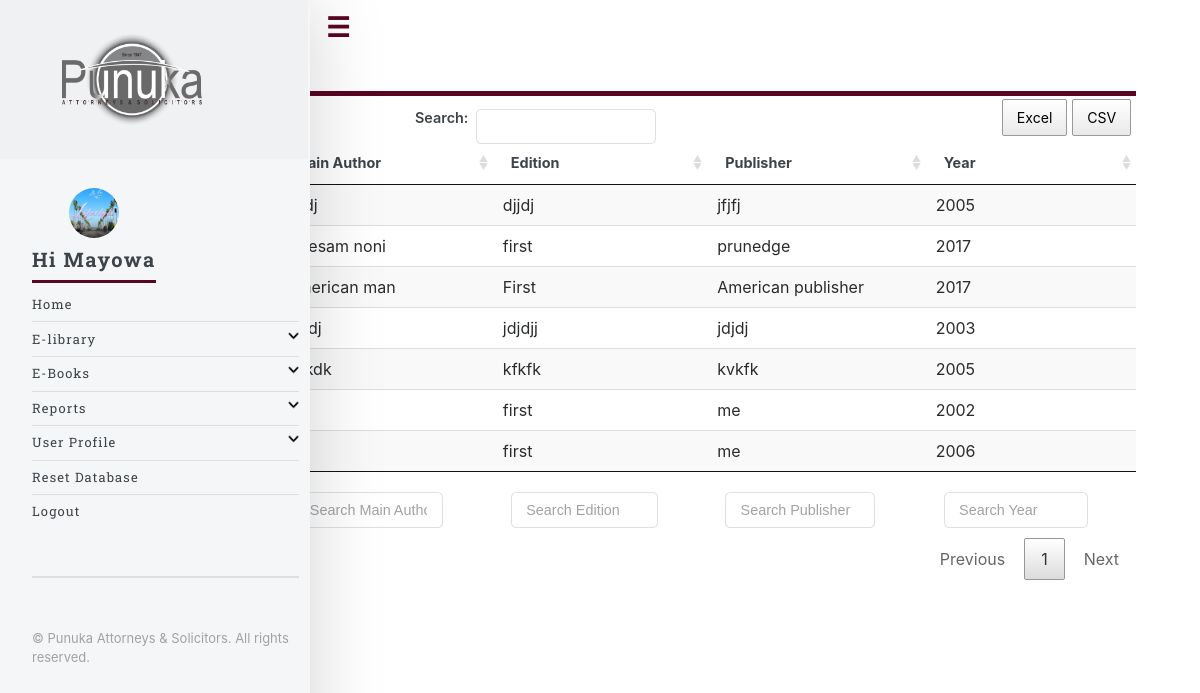
Page /admin/elib/fsearch.php (signed in) on the committed database.
### tables this page shows
CREATE TABLE `files` (
  `id` int(11) NOT NULL,
  `title` varchar(99) NOT NULL,
  `author` varchar(99) NOT NULL,
  `edition` varchar(50) NOT NULL,
  `location` varchar(50) NOT NULL,
  `subject` varchar(90) NOT NULL,
  `publisher` varchar(99) NOT NULL,
  `year` varchar(11) NOT NULL,
  `file_url` varchar(90) NOT NULL,
  `file_name` varchar(90) NOT NULL,
  `view` varchar(11) NOT NULL
);

CREATE TABLE `users` (
  `id_staff` int(11) NOT NULL,
  `full_name` varchar(100) NOT NULL,
  `e_mail` varchar(100) NOT NULL,
  `staff_id` varchar(100) NOT NULL,
  `password` varchar(100) NOT NULL,
  `login` varchar(20) NOT NULL,
  `location` varchar(20) NOT NULL,
  `date` date NOT NULL,
  `file_use` int(11) NOT NULL,
  `profile_pic` varchar(50) NOT NULL
);

### admin/elib/fsearch.php (the view, shortened to what this page needs)
<?php
	include "db_conn.php";
	if (!isset ($_SESSION["staff_id"])){
		header("Location: ../../");
	}else{
	$staff_id=$_SESSION["staff_id"];
	}
	$ad = $mysqli->query("SELECT user_name FROM admin WHERE staff_id='$staff_id' AND status='active'");
	if($ad->num_rows == 1){
		while($row = $ad->fetch_assoc()){
			$user_name= $row['user_name'];
		}
	}
	?>
<!DOCTYPE HTML>
<html>
	<head>
		<link rel="stylesheet" href="assets/css/main.css" />
		<link rel="stylesheet" href="assets/css/bootstrap.min.css" />
		<link rel="stylesheet" href="assets/css/style.css" />
		<link rel="stylesheet" type="text/css" href="assets/media/css/jquery.dataTables.css">
		<link rel="stylesheet" type="text/css" href="assets/media/ex/responsive.dataTables.min.css">
		<link rel="stylesheet" type="text/css" href="assets/media/ex/rowReorder.dataTables.min.css">
		<link rel="stylesheet" type="text/css" href="assets/media/css/buttons.dataTables.css">
	</head>
	<body>
			<div id="wrapper">
					<div id="main">
						<div class="inner">
								<header id="header">
									<a href="#" class="logo"><strong>Search</strong></a>
								</header>
<?php
$query = $mysqli->query ("SELECT * FROM files WHERE view='enabled'");
?>
	<table id="matter" class="display wrap" cellspacing="0" width="100%">
    <thead>
        <tr>
			<th>Main Author</th>
			<th>Edition</th>
			<th>Publisher</th>
			<th>Year</th>
        </tr>
    </thead>
	<?php
if($user_name=='General-admin')
{
echo"<tfoot>
            <tr>
            <th>Title</th>
			<th>Main Author</th>
			<th>Edition</th>
			<th>Publisher</th>
			<th style='display:none;'>Year</th>
            </tr>
        </tfoot>";
}
?>
    <tbody>
     <?php
	 if($query->num_rows !=0){
	 while($row = $query->fetch_assoc()){
		$title=$row["title"];
		$author=$row["author"];
		$edition=$row["edition"];
		$publisher=$row["publisher"];
		$year=$row["year"];
		$url=$row["file_url"];
	 ?>
	 <tr>
		<td><a href="<?=$url?>" target="_blank"><?=$title?></a></td>
		<td><?=$author?></td>
		<td><?=$edition?></td>
		<td><?=$publisher?></td>
		<td><?=$year?></td>
	 </tr>
	 <?php
	 }
	 }
	 ?>
	</tbody>
</table>
						</div>
					</div>
<?php
	require 'menu2.php';
?>
			</div>
	</body>
</html>

### admin/elib/menu2.php (shortened to what this page needs)
<?php
$query = $mysqli->query("SELECT image FROM admin where user_name='$user_name' AND staff_id='$staff_id'");
if ($query->num_rows == 1) {
    while ($roww = $query->fetch_assoc()) {
        $image = $roww["image"];
    }
}
$query = $mysqli->query("SELECT full_name FROM users where staff_id='$staff_id'");
if ($query->num_rows == 1) {
    while ($row = $query->fetch_assoc()) {
        $name = $row["full_name"];
        $pieces = explode(" ", $name);
    }
}
?>
<div id="sidebar">
    <div class="inner">
        <section id="search" class="alt">
            <img src="images/punuka logo new.png"  width="140" height="95"alt="Logo" align="middle" style="margin-left:30px;"/>
        </section>
        <nav id="menu">
            <header class="major">
                <h2> <img src="images/<?= $image ?>" class="prof"/><p class="kill"><b>Hi <?= $pieces[0] ?></b></p></h2>
            </header>
            <ul>
                <li><a href="index.php">Home</a></li>
                <li><a href="#" class="you e">E-library <img id="cola" src="images/colex.png" style="height:11px; width:11px; float:right;"></a>
                </li>
                <li><a href="#" class="you">E-Books <img id="cola" src="images/colex.png" style="height:11px; width:11px; float:right;"><img id="cola" src="images/colup.png" style="display:none;height:11px; width:11px; float:right;"></a>
                </li>
                <li>
                    <a href="#" class="you">Reports <img id="cola" src="images/colex.png" style="height:11px; width:11px; float:right;"><img id="cola" src="images/colup.png" style="display:none;height:11px; width:11px; float:right;"></a>
                </li>
                <li><a href="#" class="you">User Profile <img id="cola" src="images/colex.png" style="height:11px; width:11px; float:right;"></a>
                </li>
                <?php
                if ($user_name == 'General-admin') {
                    echo '<li><a href="#" onclick="btnResetDb()">Reset Database</a></li>';
                }
                ?>
                <li><a href="logout.php">Logout</a></li>
            </ul>
        </nav>
        <footer id="footer">
            <p class="copyright">&copy; Punuka Attorneys & Solicitors. All rights reserved.</p>
        </footer>
    </div>
</div>
<div class="toggler mamma">
    <label class="tog">☰</label>
</div>

### rows in the picture
files: edition "kfkfk", publisher "kvkfk", year "2005"
files: edition "jdjdjj", publisher "jdjdj", year "2003"
files: edition "djjdj", publisher "jfjfj", year "2005"
files: edition "first", publisher "me", year "2002"
files: edition "first", publisher "me", year "2006"
files: author "American man", edition "First", publisher "American publisher", year "2017"
files: author "Iykesam noni", edition "first", publisher "prunedge", year "2017"
users: full_name "Mayowa"
